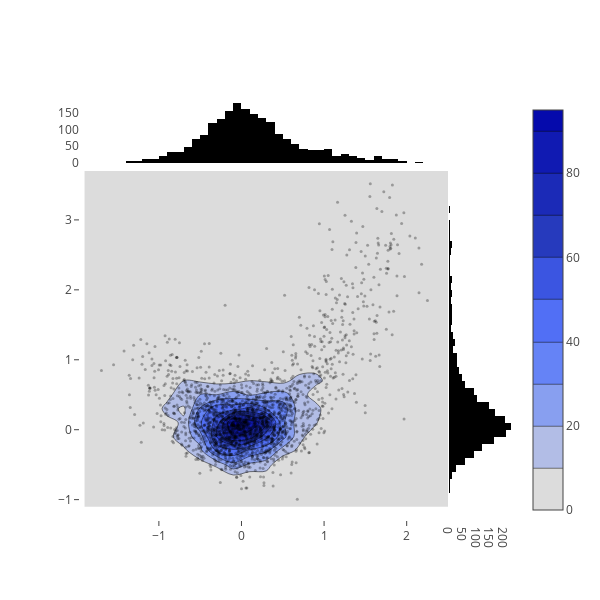

Notebook source saved alongside this figure:
### Markdown cell above
# 2D Histogram Contour Subplot

### Code cell
import plotly.graph_objs as go

import numpy as np

t = np.linspace(-1, 1.2, 2000)
x = (t**3) + (0.3 * np.random.randn(2000))
y = (t**6) + (0.3 * np.random.randn(2000))

data = [
    go.Histogram2dContour(
        x = x,
        y = y,
        colorscale = 'Blues',
        reversescale = True,
        xaxis = 'x',
        yaxis = 'y'
    ),
    go.Scatter(
        x = x,
        y = y,
        xaxis = 'x',
        yaxis = 'y',
        mode = 'markers',
        marker = dict(
            color = 'rgba(0,0,0,0.3)',
            size = 3
        )
    ),
    go.Histogram(
        y = y,
        xaxis = 'x2',
        marker = dict(
            color = 'rgba(0,0,0,1)'
        )
    ),
    go.Histogram(
        x = x,
        yaxis = 'y2',
        marker = dict(
            color = 'rgba(0,0,0,1)'
        )
    )
]

layout = go.Layout(
    autosize = False,
    xaxis = dict(
        zeroline = False,
        domain = [0,0.85],
        showgrid = False
    ),
    yaxis = dict(
        zeroline = False,
        domain = [0,0.85],
        showgrid = False
    ),
    xaxis2 = dict(
        zeroline = False,
        domain = [0.85,1],
        showgrid = False
    ),
    yaxis2 = dict(
        zeroline = False,
        domain = [0.85,1],
        showgrid = False
    ),
    height = 600,
    width = 600,
    bargap = 0,
    hovermode = 'closest',
    showlegend = False
)



fig = go.Figure(data=data,layout=layout)
pyo.iplot(fig, filename='Histogram2dContour Subplot')

### Figure 1 — Plotly figure (JSON) as saved in the notebook; plotly's stock layout.template omitted (floating-point values rounded to 4 significant figures; data arrays with more than 128 entries replaced by an {"elided": "..."} marker saying what was removed)
{"data": [{"colorscale": "Blues", "reversescale": true, "type": "histogram2dcontour", "uid": "0eb6177e-4dfd-4618-afb6-777b31329fba", "x": {"elided": "2000 float values"}, "xaxis": "x", "y": {"elided": "2000 float values"}, "yaxis": "y"}, {"marker": {"color": "rgba(0,0,0,0.3)", "size": 3}, "mode": "markers", "type": "scatter", "uid": "49b436a9-ae20-4f91-bad8-6760908cb2ca", "x": {"elided": "2000 float values"}, "xaxis": "x", "y": {"elided": "2000 float values"}, "yaxis": "y"}, {"marker": {"color": "rgba(0,0,0,1)"}, "type": "histogram", "uid": "29c24d11-35b7-4075-b0a8-eefc776b4497", "xaxis": "x2", "y": {"elided": "2000 float values"}}, {"marker": {"color": "rgba(0,0,0,1)"}, "type": "histogram", "uid": "1b0fe001-fecf-4940-a65b-0b3e81c6df27", "x": {"elided": "2000 float values"}, "yaxis": "y2"}], "layout": {"autosize": false, "bargap": 0, "height": 600, "hovermode": "closest", "showlegend": false, "width": 600, "xaxis": {"domain": [0, 0.85], "showgrid": false, "zeroline": false}, "xaxis2": {"domain": [0.85, 1], "showgrid": false, "zeroline": false}, "yaxis": {"domain": [0, 0.85], "showgrid": false, "zeroline": false}, "yaxis2": {"domain": [0.85, 1], "showgrid": false, "zeroline": false}}}
